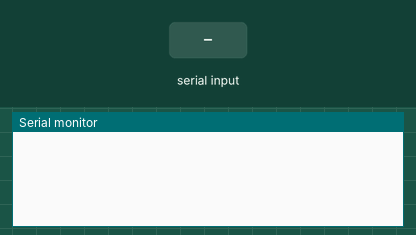
This sketch was run on a simulated Arduino Uno, built with avr-gcc and run on an emulated ATmega328P. On the bench: the last lines printed to the serial monitor. The test bench sets the inputs (shaded band).

Above: at 1.2 s.
1.3 s: "H" received over Serial
At 1.8 s:
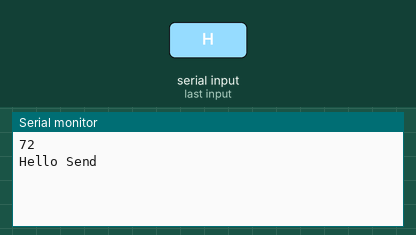
2.8 s: "N" received over Serial
At 4.1 s:
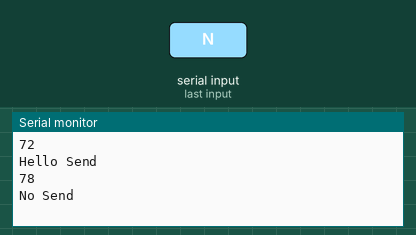

The sketch:

uKitExplore_ReceiveMessage.ino
```cpp
int comdata = 0;
void setup() {
  Serial.begin(9600);
}
void loop() {
  if (Serial.available() > 0)
  {
    comdata = Serial.read(); //this will read the data as int by default
    Serial.println(comdata);
    if(comdata ==72){ //if (comdata='H')
        Serial.println("Hello Send");
      }
    if(comdata ==78){ //if (comdata='N')
        Serial.println("No Send");
     }
   }
}
```

Measured:
- after the input at 1.3 s, the serial monitor: prints a new line at once (image 1)
- after the input at 2.8 s, the serial monitor: prints a new line at once (image 2)
